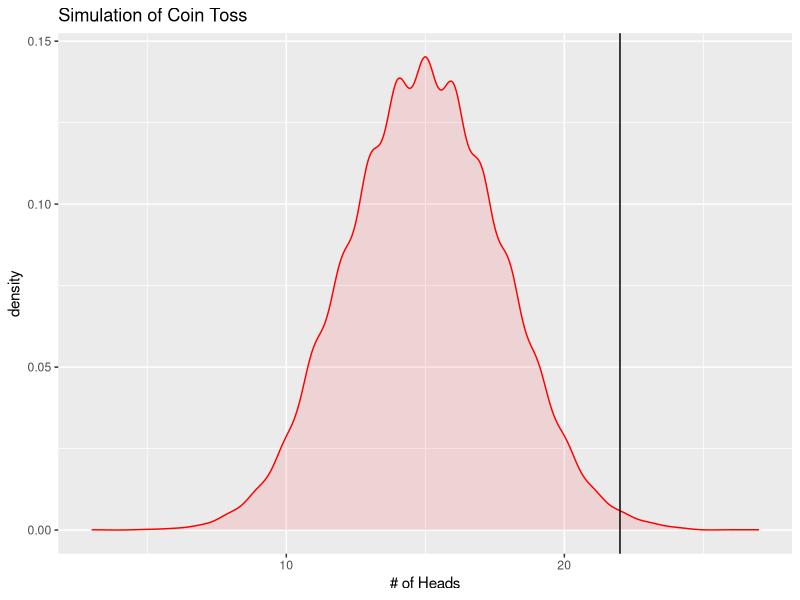
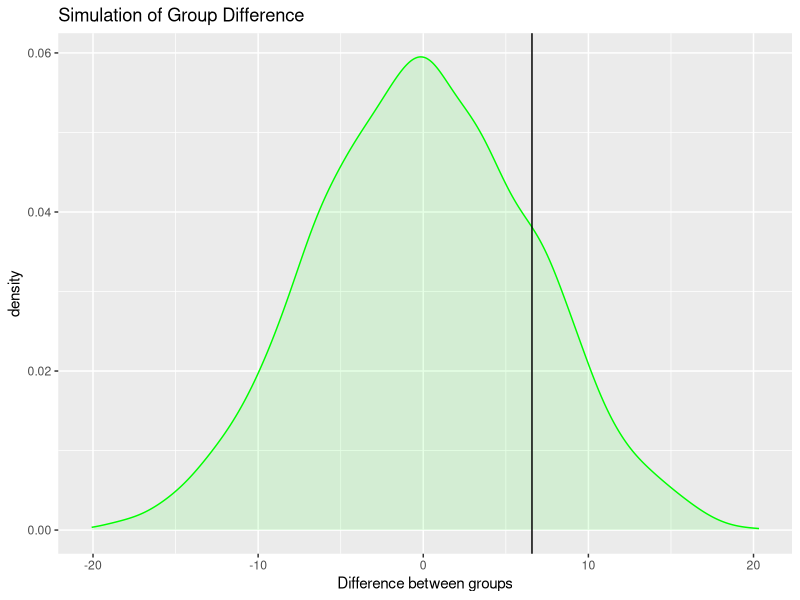
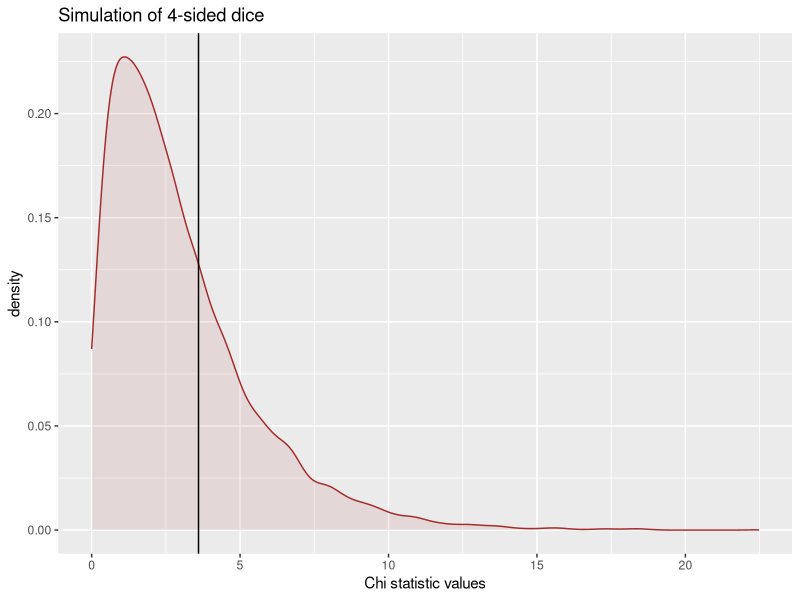
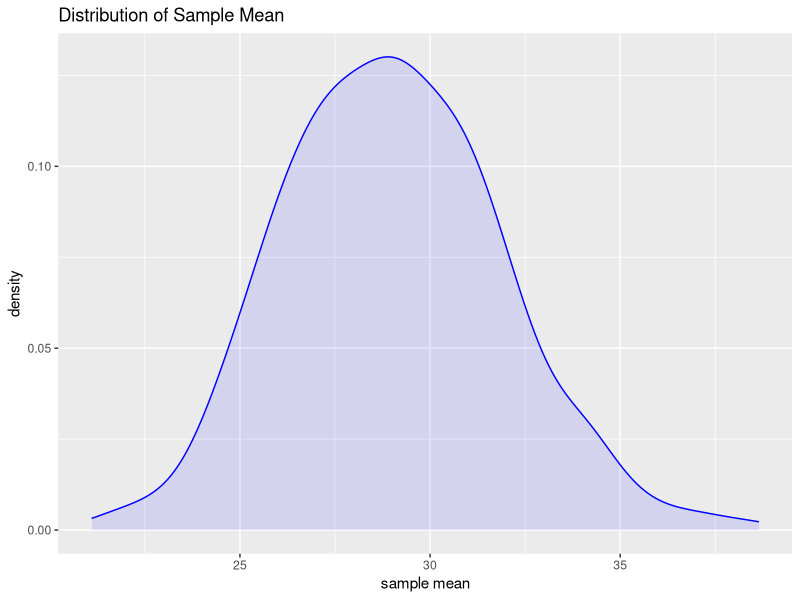

Write R code to recreate these figures, in order.
## ---- chunk 1
knitr::opts_chunk$set(echo = TRUE)
library(ggplot2)
library(magrittr)
#library(plotrix)
library(boot)
set.seed(123)
## ---- chunk 2
# create 8 tails, 22 heads and shuffle them
coin.toss <- c(rep(0, 8), rep(1, 22))[sample(30)] 

OneSample.t.test <- t.test(coin.toss, mu=0.5)
cat("One sample t-test result = ",round(OneSample.t.test$p.value,4))

sim.OneSample.t.test <- replicate(10000, sample(0:1, 30, replace = TRUE)) %>% colSums
cat("\nSimulation result = ",mean(sim.OneSample.t.test >= sum(coin.toss)))
## ---- chunk 3
ggplot() + aes(sim.OneSample.t.test) + geom_density(adjust=1.2, color='red', fill='red', alpha=0.1) + geom_vline(xintercept=sum(coin.toss)) + ggtitle("Simulation of Coin Toss") + xlab("# of Heads")
## ---- chunk 4
group1 <- c(84, 72, 57, 46, 63, 76, 99, 91)
group2 <- c(81, 69, 74, 61, 56, 87, 69, 65, 66, 44, 62, 69)

TwoSample.t.test <- t.test(group1, group2, alternative = "two.sided")
cat("Two sample t-test result = ", round(TwoSample.t.test$p.value,4))

sim.TwoSample.t.test <- replicate(10000, {
                          group = c(group1, group2)[sample(length(group1)+length(group2))]; #shuffle
                          mean(head(group, length(group1))) - mean(tail(group, length(group2)))
                        })

# x2 for two.sided
cat("\nSimulation result = ", 2*mean(sim.TwoSample.t.test >= (mean(group1) - mean(group2))))
## ---- chunk 5
ggplot() + aes(sim.TwoSample.t.test) + geom_density(adjust=1.2, color='green', fill='green', alpha=0.1) + geom_vline(xintercept=mean(group1) - mean(group2)) + ggtitle("Simulation of Group Difference") + xlab("Difference between groups")
set.seed(123)
## ---- chunk 6
# Goodness of fit Chi-Squared Test
# roll a fair, 4 sided dice 100 times 
dice4 <- sample(1:4, 100, replace = TRUE)

chi.statistic = sum((table(dice4) - 25)^2/25)

# Built-in Chi-Squared Test
chi.sq.test = chisq.test(table(dice4), p = rep(0.25, 4))

# Simulate the experiment 10000 times
dice4.sim <- replicate(10000, table(sample(1:4, 100, replace = TRUE))) 

# compute chi statistic for each experiment
chi.sim <- colSums((dice4.sim-25)^2/25)

cat("Chi-squared test result = ", chi.sq.test$p.value)
cat("\nSimulation result = ", mean(chi.sim > chi.statistic))

## ---- chunk 7
ggplot() + 
  aes(chi.sim) + 
  geom_density(adjust=1.2, color='brown', fill='brown', alpha=0.1) + 
  geom_vline(xintercept=chi.statistic) + 
  ggtitle("Simulation of 4-sided dice") + 
  xlab("Chi statistic values")
## ---- chunk 8
scores <- c(48, 24, 32, 61, 51, 12, 32, 18, 19, 24, 21, 41, 29, 21, 25, 23, 42, 18, 23, 13)

#cat("Std error of mean = ", std.error(scores))
cat("Std error of mean = ", sd(scores)/sqrt(length(scores)))

boot.samples <- boot(scores, function(x,w) {mean(x[w])}, 1000)$t[,1]
cat("\nStd error of mean (by simulation) = ", sd(boot.samples))
## ---- chunk 9
ggplot() + aes(boot.samples) + geom_density(adjust=1.2, color='blue', fill='blue', alpha=0.1) + ggtitle("Distribution of Sample Mean") + xlab("sample mean")
